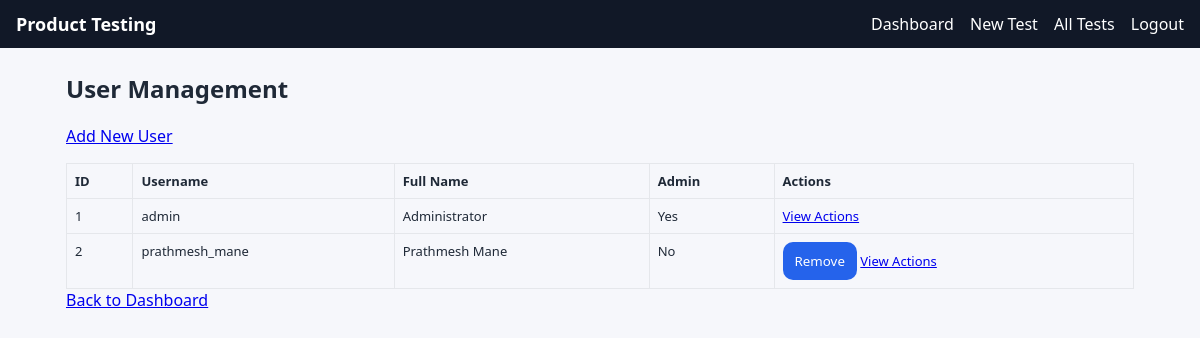
Page /admin/users (signed in) on the committed database.
### app.py (models this page shows)
class User(Base):
    __tablename__ = "users"
    id = Column(Integer, primary_key=True)
    username = Column(String(50), unique=True, nullable=False)
    password_hash = Column(String(255), nullable=False)
    full_name = Column(String(100), nullable=False, default="")
    is_admin = Column(Boolean, default=False)

### app.py (the view)
@app.route("/admin/users")
@login_required
def admin_users():
    user = current_user()
    if not user or not user.is_admin:
        flash("Admins only.", "danger")
        return redirect(url_for("dashboard"))
    with SessionLocal() as db:
        users = db.query(User).all()
    return render_template("admin_users.html", users=users)

### app.py (called while the page is built)
def current_user():
    uid = session.get("user_id")
    if not uid:
        return None
    with SessionLocal() as db:
        return db.query(User).get(uid)

def login_required(fn):
    from functools import wraps
    @wraps(fn)
    def wrapper(*args, **kwargs):
        if not session.get("user_id"):
            return redirect(url_for("login", next=request.path))
        return fn(*args, **kwargs)
    return wrapper

### templates/admin_users.html
{% extends "base.html" %}
{% block content %}
<h2>User Management</h2>
<div style="margin-bottom: 16px;">
  <a href="{{ url_for('create_user') }}" class="btn btn-success">Add New User</a>
</div>
<table class="table table-bordered table-striped">
  <thead>
    <tr>
      <th>ID</th>
      <th>Username</th>
      <th>Full Name</th>
      <th>Admin</th>
      <th>Actions</th>
    </tr>
  </thead>
  <tbody>
    {% for u in users %}
    <tr>
      <td>{{ u.id }}</td>
      <td>{{ u.username }}</td>
      <td>{{ u.full_name }}</td>
      <td>{{ "Yes" if u.is_admin else "No" }}</td>
      <td>
        {% if not u.is_admin %}
        <form action="{{ url_for('remove_user', user_id=u.id) }}" method="post" style="display:inline;">
          <button type="submit" class="btn btn-danger btn-sm" onclick="return confirm('Remove user {{ u.username }}?')">Remove</button>
        </form>
        {% endif %}
        <a href="{{ url_for('user_actions', user_id=u.id) }}" class="btn btn-info btn-sm">View Actions</a>
      </td>
    </tr>
    {% endfor %}
  </tbody>
</table>
<a href="{{ url_for('dashboard') }}" class="btn btn-secondary">Back to Dashboard</a>
{% endblock %}

### static/styles.css (style rules this page uses)
* { box-sizing: border-box; font-family: system-ui, Arial, sans-serif; }
body { margin: 0; background: #f6f7fb; color: #1f2937; }
button, .button { padding: 10px 12px; background: #2563eb; color: white; border: none; border-radius: 10px; cursor: pointer; text-align:center; display:inline-block; }
table { width: 100%; border-collapse: collapse; margin-top: 16px; }
th, td { border: 1px solid #e5e7eb; padding: 8px; font-size: 13px; text-align: left; vertical-align: top; }

### rows in the picture
User: id "1", username "admin", full_name "Administrator", is_admin "Yes"
User: id "2", username "prathmesh_mane", full_name "Prathmesh Mane", is_admin "No"
